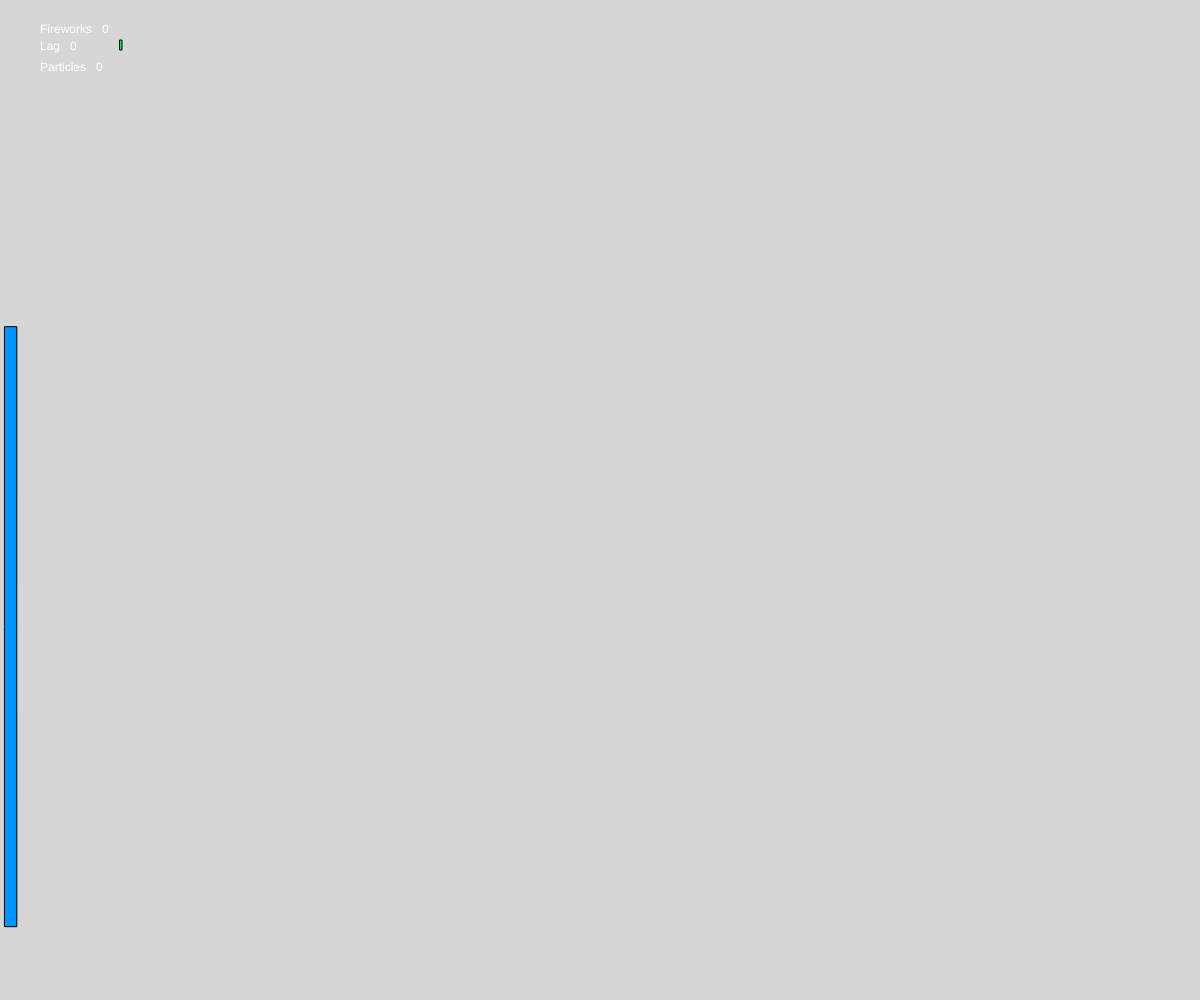
Frame 1 (no input)
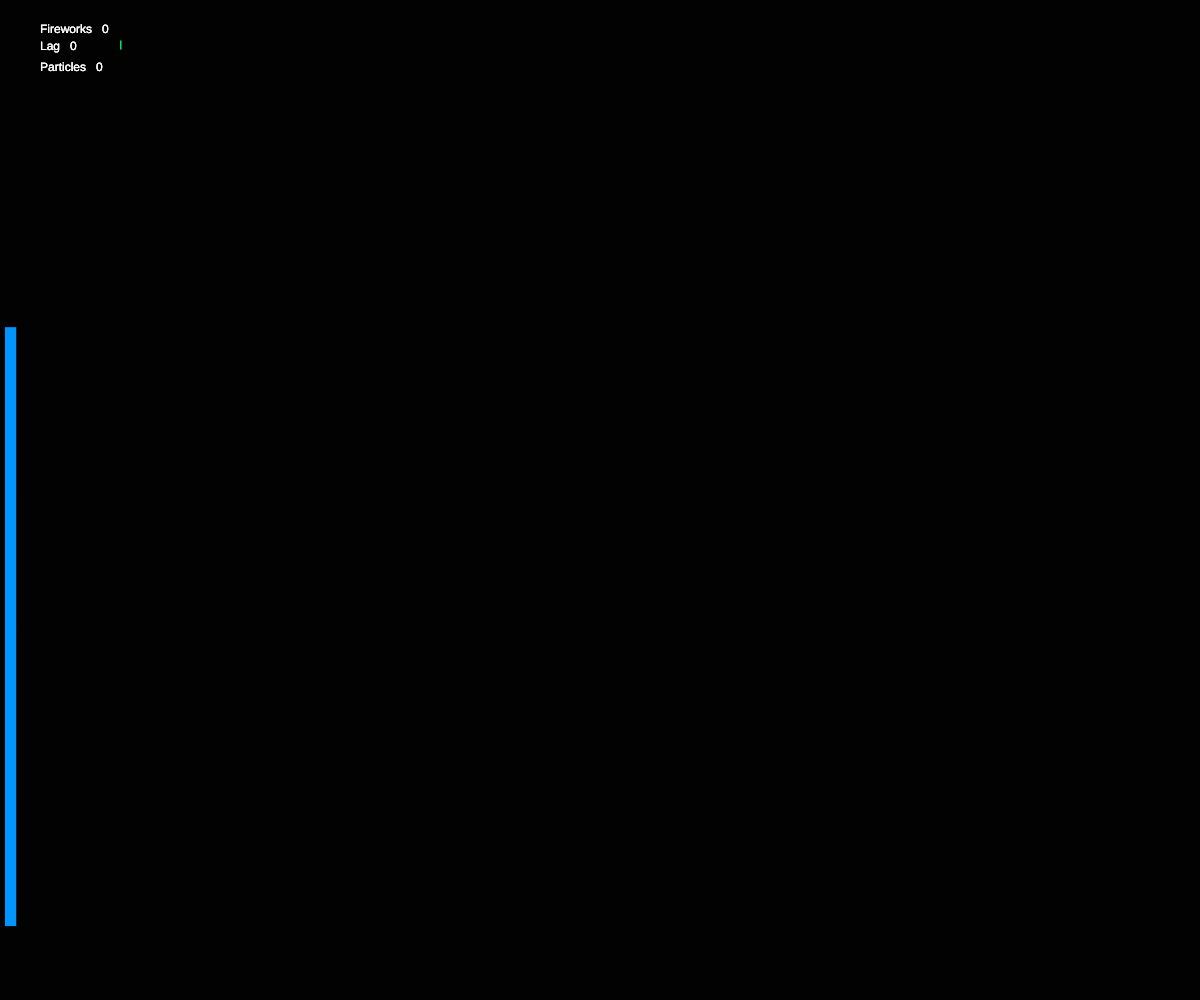
Frame 60 (no input)
Frame 120 (the mouse pressed at the canvas centre since frame 60): identical to frame 60, image omitted

The p5.js sketch that drew these frames (run headless with seeded random() and noise() and a simulated clock; from frame 60 on, the mouse is pressed at the canvas centre):

// p5.js sketch
// ── sketch.js
let fireworks;
let gravity;
let start = false;
let shots;
let randomColor = true;
let customColor = true;
let color;
let colors = [0];
let colorRects = [];

function setup() {
    
  createCanvas(innerWidth, innerHeight);
  colorMode(HSB, 100);
  createOverlay();
  gravity = createVector(0, 0.05);
  fireworks = [];
  shots = 0;
    
}

function draw() {
    
  let timeStamp = millis();
  color = convertColor(select('#Color').value());
  if (color != colors[colors.length - 1] && colors.length < 11) {
    colors.push(color);
  }
  color = random(colors);
  if (randomColor) {
    color = noise(fireworks.length) * 100 - 10;
  }
    
  let cadence = testInput(select('#Cadence'), 20);
  let numberParticles = testInput(select('#Particles'), 100);
  let numberFireworks = testInput(select('#NumberFireworks'), 10);
  let radiusPMax = testInput(select('#RadiusPMax'), 3);

  background(0, 0, 0, 16);

  if (start) {
      
    if (frameCount % round(random(cadence / 2, cadence)) === 0 && shots != numberFireworks) {
      fireworks.push(new Firework(color, numberParticles, radiusPMax));
      shots++;
    }

  } else {
    fireworks = [];
    shots = 0;
  }

  for (let i = 0; i < fireworks.length; i++) {
    fireworks[i].update();
    if (!fireworks[i].active) {
      fireworks.splice(i, 1);
    }
  }
  fill(color, 100, 100);
  rect(div.x + div.width * 0.92, div.y * 0.98, div.width / 20, div.height)

  fill(255);
  let p = 0;
  for (let i = 0; i < fireworks.length; i++) {
    for (let j = 0; j < fireworks[i].particles.length; j++) {
      p++;
    }
  }
  let timeStamp1 = millis();
  let lag = round(timeStamp1 - timeStamp);
  text('Fireworks   ' + fireworks.length, width / 30, height / 30);
  text('Lag   ' + lag, width / 30, height / 20);
  text('Particles   ' + p, width / 30, height / 14);

  fill(map(lag, 0, 30, 40, 0), 100, 100);
  rect(width / 10, height / 25, map(lag, 0, 100, height / 500, 100), height / 100, );
  colorRects= [];
  for (let i = 0; i < colors.length; i++) {
    fill(1, 0, 100);
    text(i + 1, div.x + (1 + i) * (width / 90), div.y + div.height * 0.90);
    fill(colors[i], 100, 100);
    let x = div.x + (1 + i) * (width / 100);
    let y =  div.y + div.height * 0.92;
    rect(x,y, width / 100, width / 100);
    colorRects.push({x:x,y:y});
  }
}
function mouseClicked(){
  
  if (colors.length > 1) {
    
    for (let i = 0; i < colorRects.length; i++) {
      let d = dist(mouseX, mouseY, colorRects[i].x, colorRects[i].y);
      console.log(d);
      if (d < width / 120) {
        colors.splice(i - 1, 1);
      }
    }
  }
}
// ── colorConvertion.js
function convertColor(color) {
  var result = /^#?([a-f\d]{2})([a-f\d]{2})([a-f\d]{2})$/i.exec(color);
  result = {
    r: parseInt(result[1], 16),
    g: parseInt(result[2], 16),
    b: parseInt(result[3], 16)
  };
  return rgb2hsv(result.r, result.g, result.b);

}

function rgb2hsv(r, g, b) {
  let rabs, gabs, babs, rr, gg, bb, h, s, v, diff, diffc, percentRoundFn;
  rabs = r / 255;
  gabs = g / 255;
  babs = b / 255;
  v = Math.max(rabs, gabs, babs),
    diff = v - Math.min(rabs, gabs, babs);
  diffc = c => (v - c) / 6 / diff + 1 / 2;
  percentRoundFn = num => Math.round(num * 100) / 100;
  if (diff == 0) {
    h = s = 0;
  } else {
    s = diff / v;
    rr = diffc(rabs);
    gg = diffc(gabs);
    bb = diffc(babs);

    if (rabs === v) {
      h = bb - gg;
    } else if (gabs === v) {
      h = (1 / 3) + rr - bb;
    } else if (babs === v) {
      h = (2 / 3) + gg - rr;
    }
    if (h < 0) {
      h += 1;
    } else if (h > 1) {
      h -= 1;
    }
  }
  return Math.round(h * 100);


}
// ── fireworks.js
function Firework(color, numberParticles, radiusPMax) {

  this.firework = new Particle(width / 2, height, random(-3, 3), random(-6, -7), color, 0);
  this.exploded = false;
  this.particles = [];
  this.active = true;
  this.radiusPMax = radiusPMax;
  this.update = function() {

    this.firework.update();
    this.firework.applyForce(gravity);

    if (!this.exploded) {
      this.firework.show();

      if (this.firework.vel.y > 0.1) {
        this.exploded = true;
        this.explode();

      }

    } else {
      if (this.firework.pos.y > height) {
        this.active = false;

      }

    }
    for (let i = 0, l = this.particles.length; i < l; i++) {

      if (!this.particles[i].transformed) {
        this.particles[i].applyForce(gravity);
        this.particles[i].update();
        this.particles[i].show();
      }
    }

  }

  this.explode = function() {


    let r = random(50, numberParticles);
    for (let i = 0; i < r; i++) {

      let disp = random(1, 4);
      let vX = (random(0, 5) * cos(random(-PI, PI))) / disp;
      let vY = (random(0, 5) * sin(random(-PI, PI))) / disp;
      let p = new Particle(this.firework.pos.x, this.firework.pos.y, vX, vY, color, 1, radiusPMax);
      this.particles.push(p);
    }

  }
}
// ── overlay.js
function createOverlay() {
  div = createDiv();
  div.id("overlay");
  div.size(width / 5, height - height / 2.5);
  div.position(-div.width * 0.9, height / 3);
  div.mouseOver(function() {
    div.position(0, height / 3);
  });
  div.mouseOut(function() {
    div.position(-div.width * 0.9, height / 3);

  });

  createForm();
  createBtns();

  
  function createForm(){
    const inpId = ['Cadence', 'Particles', 'RadiusPMax', 'NumberFireworks'];
    const inpLabel = ['Cadence (ms)', 'Particules', 'Radius max', 'Fireworks'];
    const inputValue = [25, 100, 6, 50];

    for (var i = 0.; i < inpId.length; i++) {
    createElement('br', '').parent(div);
    label = createElement('label', inpLabel[i]);
    label.parent(div);

    inp = createInput(inputValue[i],"number");
    
    inp.size(div.width / 4);
    inp.id(inpId[i]);
    inp.parent(div);
    createElement('br', '').parent(div);
  }
  createElement('br', '').parent(div);

  label = createElement('label', 'Add Color');
  label.parent(div);
  inp = createColorPicker("red");
  inp.id('Color');
  inp.parent(div);

  createElement('br', '').parent(div);
  createElement('br', '').parent(div);
  }
  function createBtns() {

    run = createButton("Run");
    run.parent(div);
    run.mouseClicked(function() {
      if (!start) {
        start = !start;
      }
    });
    
    reset = createButton("Reset");
    reset.parent(div);
    reset.mouseClicked(function() {
      if (start) {
        start = !start;
      }
    });

    createElement('br', '').parent(div);
    createElement('br', '').parent(div);
    randomButton = createButton("Random color");
    randomButton.parent(div);
    randomButton.mouseClicked(function() {
      if (randomColor) {
        randomColor = !randomColor;
        this.style('border', '0');
      } else {
        randomColor = !randomColor
        this.style('border', '1px solid #666');
      }
    });
  }
}

function testInput(input, defaultVal) {

  let val = input.value();
  if (!isNaN(val) && val != '') {
    input.style("background-color", "white");
    return parseInt(val);
  } else {
    input.style("background-color", "rgba(200,0,0,0.5)");
    return defaultVal;
  }
}
// ── particules.js
function Particle(x, y, vX, vY, color, firework, radiusPMax) {
  this.pos = createVector(x, y);
  this.vel = createVector(vX, vY);
  this.acc = createVector();
  this.color = color;
  this.opacity = 100;
  this.r = random(2, radiusPMax);
  this.firework = firework;
  this.transformed = false;
}
Particle.prototype.update = function() {

    this.vel.add(this.acc);
    this.pos.add(this.vel);
    this.acc.mult(random(-0.3, 0.3));

    if (this.firework === 1) {
      if (this.r > 0.01) {
        this.r *= 0.95;

      } else {
        this.r = 0;
      }
    } else if (this.firework === 2) {
      this.opacity -= 0.5;
    }
}

  Particle.prototype.applyForce = function(force) {
    this.acc.add(force);
  }

  Particle.prototype.show = function() {
    noStroke();
    if (this.firework === 0) {
      fill(this.color, 100, 100);
      rect(this.pos.x, this.pos.y, width / 1000, width / 500);
    } else if (this.firework === 1) {
      fill(this.color, random(30, 100), 100);
      ellipse(this.pos.x + noise(frameCount) * 3, this.pos.y, this.r);

    } else if (this.firework === 2) {
      fill(20, 100, random(0, 100));
      rect(this.pos.x + noise(frameCount) * 20, this.pos.y + noise(frameCount) * 20, this.r / 3, this.r / 6);
    }

}

// ── vehicle.js
function Vehicle(x, y, spawnX, spawnY) {

  //definition spaw et target de l'objet et forces
  this.spawn = createVector(spawnX, spawnY);
  this.target = createVector(x, y);
  this.vel = createVector(random(), random());
  this.acc = createVector();
  this.maxSpeed = width / 400;
  this.maxForce = 2;
  this.r = 0.01;
  this.color = random(0, 100);
  this.saturation = random(60, 100);
}
Vehicle.prototype.show = function() {

  fill(this.color, this.saturation, 100);
  ellipse(this.spawn.x, this.spawn.y, this.r, this.r);
}
Vehicle.prototype.update = function() {

  this.spawn.add(this.vel);
  this.vel.add(this.acc);
  this.acc.mult(0);
  if (this.r < 8) {
    this.r += 0.001;
  }
}
Vehicle.prototype.behaviors = function() {
  var arrive = this.arrive(this.target);
  var mouse = createVector(mouseX, mouseY);

  arrive.mult(1);

  this.applyForce(arrive);
}
Vehicle.prototype.applyForce = function(f) {
  this.acc.add(f);
}
Vehicle.prototype.arrive = function(target) {
  var desired = p5.Vector.sub(target, this.spawn);
  var d = desired.mag();
  var speed = this.maxSpeed;
  if (d < 50) {
    speed = map(d, 0, 100, 0, this.maxSpeed);
  }
  desired.setMag(speed);
  var steer = p5.Vector.sub(desired, this.vel);
  steer.limit(this.maxforce);
  return steer;
}
